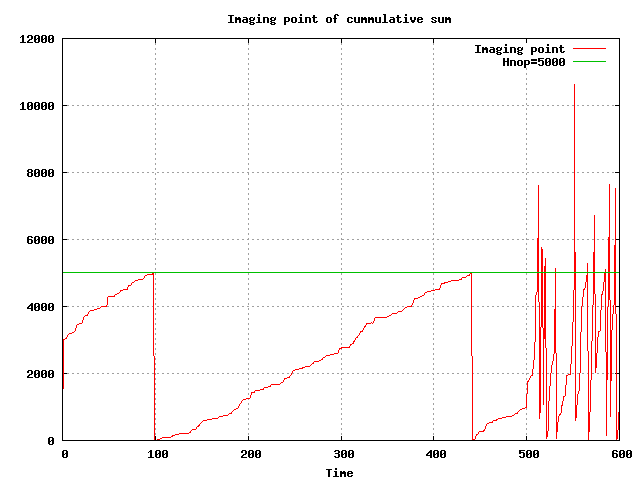

Here is the gnuplot script that generated this plot:
set grid
set title "Imaging point of cummulative sum"
set output "cusum5k.png"
set terminal png
set xlabel "Time"
plot [0:600] 'cusum5k.dat' t "Imaging point" w l, 5000 t "Hnop=5000" w l
reset
